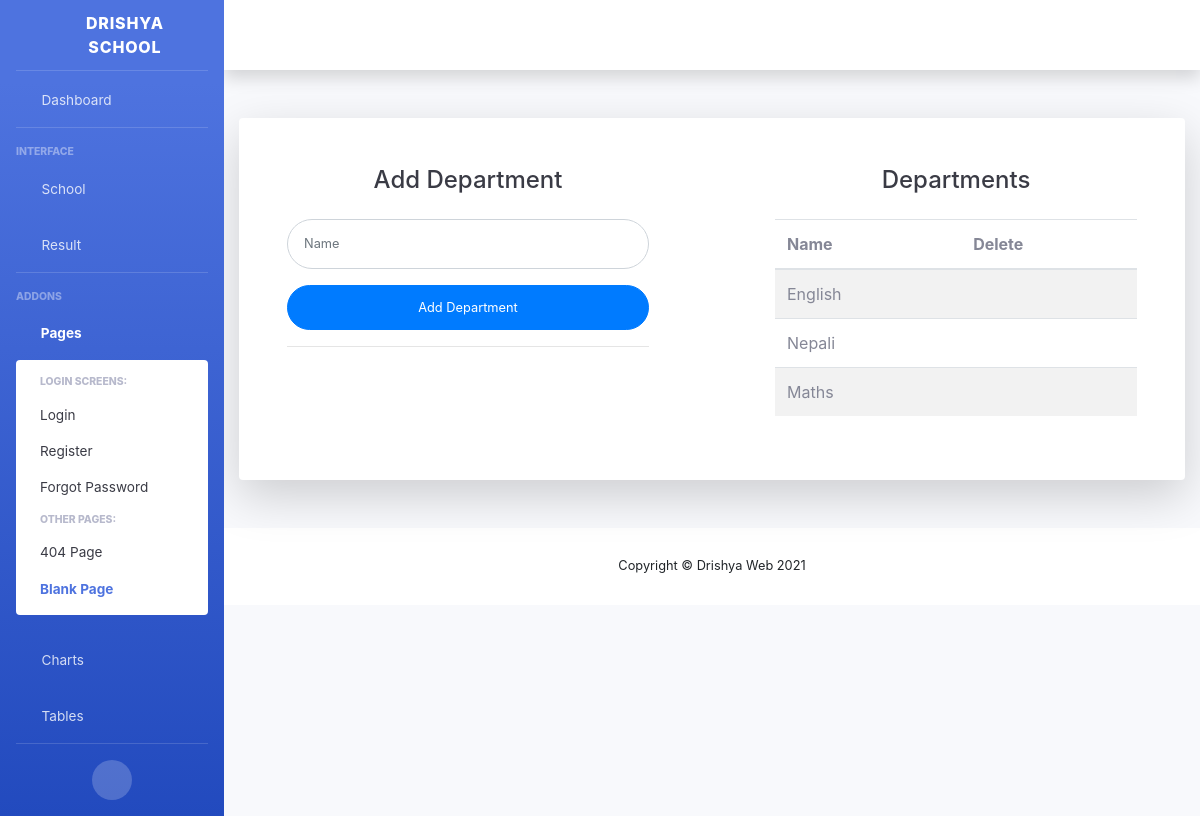
Screenshot of /department with the database file from the repository.
### school/models.py (models this page shows, shortened)
class Department(models.Model):
    name = models.CharField(max_length=200)
    created_at = models.DateTimeField(auto_now_add=True)

### school/views.py (the view, shortened to what this page needs)
# urls.py: path('department' , views.department , name="department"),
def department(request):
    departments = Department.objects.all()
    context = {
        'departments': departments,
    }
    return render(request , 'school/department.html' , context)

### school/templates/school/department.html (shortened to what this page needs)
{% include "dashboard/header.html" %}
<div class="container">
    <div class="card o-hidden border-0 shadow-lg my-5">
        <div class="card-body p-0">
            <div class="row d-flex justify-content-center">
                <div class="col-md-6">
                    <div class="p-5">
                        <div class="text-center">
                            <h1 class="h4 text-gray-900 mb-4">Add Department</h1>
                        </div>
                        <form class="user" method="POST" action=''>
                            <div class="form-group row">
                                <div class="col-sm-12">
                                    <input type="text" class="form-control form-control-user" id="Name"
                                        placeholder="Name" name="name">
                                </div>
                            </div>
                            <button type="submit" class="btn btn-primary btn-user btn-block">
                                Add Department</button>
                            <hr>
                        </form>
                    </div>
                </div>
                <div class="col-md-6">
                    <div class="p-5">
                        <div class="text-center">
                            <h1 class="h4 text-gray-900 mb-4">Departments</h1>
                        </div>
                    <table class="table table-borderd table-striped p-5">
                        <thead>
                            <th>Name</th>
                            <th>Delete</th>
                        </thead>
                        <tbody>
                            {% for d in departments %}
                                <tr>
                                    <td>{{d.name}}</td>
                                    <td><a href="delete-department/{{d.id}}"><i class="fa fa-trash"></i></a></td>
                                </tr>
                            {% endfor %}
                        </tbody>
                    </table>
                </div>
                </div>
            </div>
        </div>
    </div>
</div>
{% include "dashboard/footer.html" %}

### rows the page displays
Department: name "English"
Department: name "Nepali"
Department: name "Maths"
